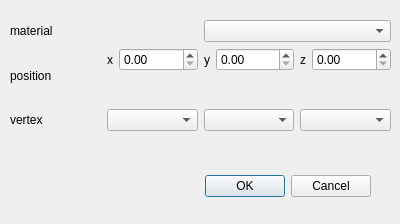
<?xml version="1.0" encoding="UTF-8"?>
<ui version="4.0">
 <class>TriParaEdit</class>
 <widget class="QDialog" name="TriParaEdit">
  <property name="geometry">
   <rect>
    <x>0</x>
    <y>0</y>
    <width>400</width>
    <height>224</height>
   </rect>
  </property>
  <property name="windowTitle">
   <string>Edit Triangle</string>
  </property>
  <widget class="QDialogButtonBox" name="buttonBox">
   <property name="geometry">
    <rect>
     <x>30</x>
     <y>170</y>
     <width>341</width>
     <height>32</height>
    </rect>
   </property>
   <property name="orientation">
    <enum>Qt::Horizontal</enum>
   </property>
   <property name="standardButtons">
    <set>QDialogButtonBox::Cancel|QDialogButtonBox::Ok</set>
   </property>
  </widget>
  <widget class="QWidget" name="gridLayoutWidget">
   <property name="geometry">
    <rect>
     <x>10</x>
     <y>20</y>
     <width>381</width>
     <height>111</height>
    </rect>
   </property>
   <layout class="QGridLayout" name="gridLayout">
    <item row="1" column="0">
     <widget class="QLabel" name="label_2">
      <property name="text">
       <string>position</string>
      </property>
     </widget>
    </item>
    <item row="0" column="0">
     <widget class="QLabel" name="label">
      <property name="text">
       <string>material</string>
      </property>
     </widget>
    </item>
    <item row="1" column="1">
     <layout class="QFormLayout" name="formLayout">
      <item row="0" column="0">
       <widget class="QLabel" name="xLabel">
        <property name="text">
         <string>x</string>
        </property>
       </widget>
      </item>
      <item row="0" column="1">
       <widget class="QDoubleSpinBox" name="xDoubleSpinBox"/>
      </item>
     </layout>
    </item>
    <item row="1" column="2">
     <layout class="QFormLayout" name="formLayout_2">
      <item row="0" column="0" colspan="2">
       <layout class="QFormLayout" name="formLayout_4">
        <item row="0" column="0">
         <widget class="QLabel" name="xLabel_2">
          <property name="text">
           <string>y</string>
          </property>
         </widget>
        </item>
        <item row="0" column="1">
         <widget class="QDoubleSpinBox" name="xDoubleSpinBox_2"/>
        </item>
       </layout>
      </item>
     </layout>
    </item>
    <item row="2" column="0">
     <widget class="QLabel" name="label_3">
      <property name="text">
       <string>vertex</string>
      </property>
     </widget>
    </item>
    <item row="1" column="3">
     <layout class="QFormLayout" name="formLayout_3">
      <item row="0" column="0" colspan="2">
       <layout class="QFormLayout" name="formLayout_5">
        <item row="0" column="0">
         <widget class="QLabel" name="xLabel_3">
          <property name="text">
           <string>z</string>
          </property>
         </widget>
        </item>
        <item row="0" column="1">
         <widget class="QDoubleSpinBox" name="xDoubleSpinBox_3"/>
        </item>
       </layout>
      </item>
     </layout>
    </item>
    <item row="0" column="2" colspan="2">
     <widget class="QComboBox" name="comboBox"/>
    </item>
    <item row="2" column="1">
     <widget class="QComboBox" name="comboBox_2"/>
    </item>
    <item row="2" column="2">
     <widget class="QComboBox" name="comboBox_3"/>
    </item>
    <item row="2" column="3">
     <widget class="QComboBox" name="comboBox_4"/>
    </item>
   </layout>
  </widget>
 </widget>
 <resources/>
 <connections>
  <connection>
   <sender>buttonBox</sender>
   <signal>accepted()</signal>
   <receiver>TriParaEdit</receiver>
   <slot>accept()</slot>
   <hints>
    <hint type="sourcelabel">
     <x>248</x>
     <y>254</y>
    </hint>
    <hint type="destinationlabel">
     <x>157</x>
     <y>274</y>
    </hint>
   </hints>
  </connection>
  <connection>
   <sender>buttonBox</sender>
   <signal>rejected()</signal>
   <receiver>TriParaEdit</receiver>
   <slot>reject()</slot>
   <hints>
    <hint type="sourcelabel">
     <x>316</x>
     <y>260</y>
    </hint>
    <hint type="destinationlabel">
     <x>286</x>
     <y>274</y>
    </hint>
   </hints>
  </connection>
 </connections>
</ui>
